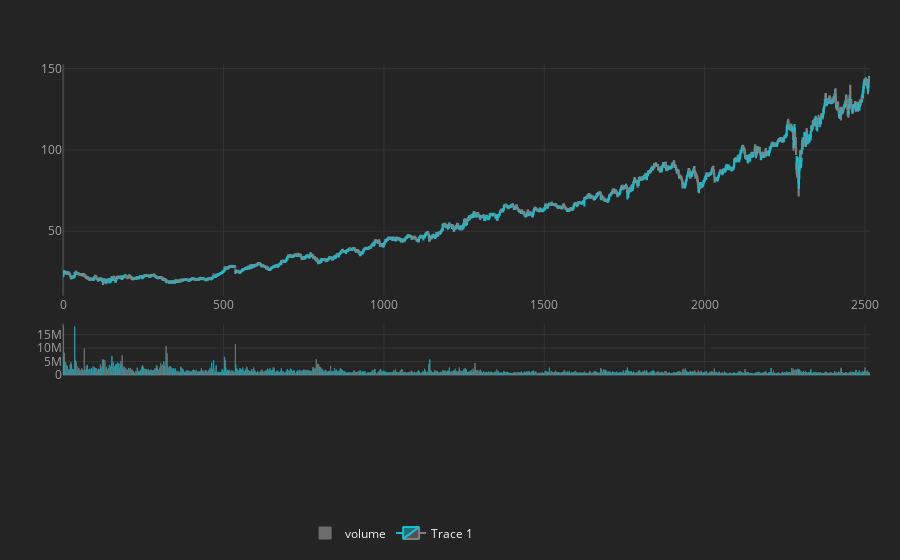

The notebook cell this image was saved under:
### Code cell
plot(data)

### Figure 1 — Plotly figure (JSON) as saved in the notebook; plotly's stock layout.template omitted (floating-point values rounded to 4 significant figures; data arrays with more than 128 entries replaced by an {"elided": "..."} marker saying what was removed)
{"data": [{"marker": {"color": {"elided": "2516 str values"}, "line": {"color": {"elided": "2516 str values"}, "width": 1}}, "name": "volume", "opacity": 0.8, "orientation": "v", "text": "", "type": "bar", "x": {"elided": "2516 int values"}, "y": {"elided": "2516 int values"}, "yaxis": "y3"}, {"close": {"elided": "2516 float values"}, "decreasing": {"line": {"color": "#808080"}}, "high": {"elided": "2516 float values"}, "increasing": {"line": {"color": "#17BECF"}}, "low": {"elided": "2516 float values"}, "name": "Trace 1", "open": {"elided": "2516 float values"}, "showlegend": true, "type": "candlestick", "x": {"elided": "2516 int values"}, "yaxis": "y2"}], "layout": {"legend": {"bgcolor": "#242424", "font": {"color": "#F4F4F4"}, "orientation": "h", "x": 0.3, "y": -0.5, "yanchor": "bottom"}, "margin": {"b": 30, "l": 30, "r": 30, "t": 30}, "paper_bgcolor": "#242424", "plot_bgcolor": "#242424", "showlegend": true, "title": {"font": {"color": "#F4F4F4"}}, "xaxis": {"anchor": "y2", "gridcolor": "#343434", "rangeselector": {"bgcolor": "rgba(150, 200, 250, 1)", "buttons": [{"count": 1, "label": "1m", "step": "month", "stepmode": "backward"}, {"count": 1, "label": "1y", "step": "year", "stepmode": "backward"}], "font": {"size": 13}, "visible": false, "x": 0, "y": 0.9}, "rangeslider": {"visible": false}, "showgrid": true, "tickfont": {"color": "#A4A4A4"}, "title": {"font": {"color": "#A4A4A4"}, "text": ""}, "zerolinecolor": "#444444"}, "yaxis": {"gridcolor": "#343434", "showgrid": true, "showticklabels": false, "tickfont": {"color": "#A4A4A4"}, "title": {"font": {"color": "#A4A4A4"}, "text": ""}, "zerolinecolor": "#444444"}, "yaxis2": {"domain": [0.23, 0.9], "gridcolor": "#343434", "showgrid": true, "tickfont": {"color": "#A4A4A4"}, "title": {"font": {"color": "#A4A4A4"}, "text": ""}, "zerolinecolor": "#444444"}, "yaxis3": {"domain": [0, 0.15], "gridcolor": "#343434", "showgrid": true, "tickfont": {"color": "#A4A4A4"}, "title": {"font": {"color": "#A4A4A4"}, "text": ""}, "zerolinecolor": "#444444"}}}
